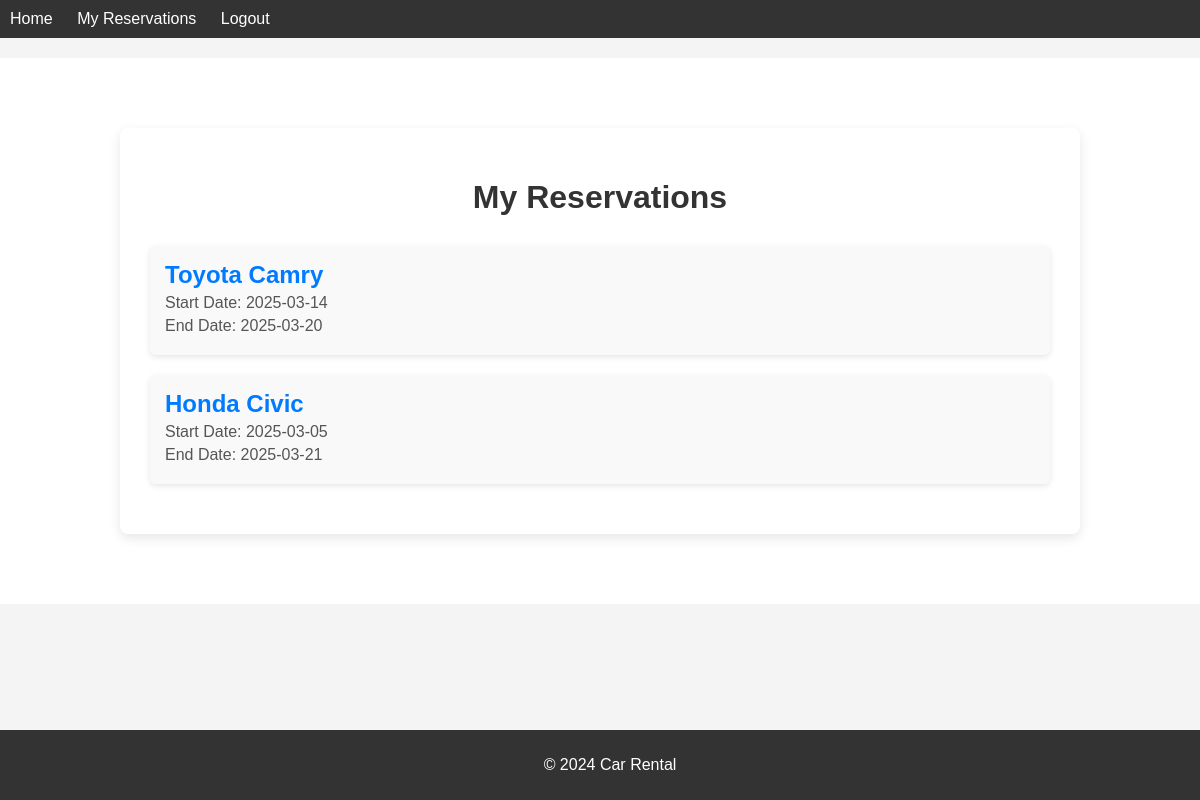
/reservations (signed in), run on the app's committed database.
### tables this page shows
CREATE TABLE reservations (
            id INTEGER PRIMARY KEY AUTOINCREMENT,
            user_id INTEGER NOT NULL,
            car_id INTEGER NOT NULL,
            start_date TEXT NOT NULL,
            end_date TEXT NOT NULL,
            FOREIGN KEY (user_id) REFERENCES users(id) ON DELETE CASCADE,
            FOREIGN KEY (car_id) REFERENCES cars(id) ON DELETE CASCADE
        );

CREATE TABLE cars (
            id INTEGER PRIMARY KEY AUTOINCREMENT,
            brand TEXT NOT NULL,
            model TEXT NOT NULL,
            space TEXT,
            speed TEXT,
            color TEXT,
            image TEXT,
            available INTEGER DEFAULT 1,
            price REAL NOT NULL
        );

### routes/routes.py (the view)
@routes.route("/reservations")
@login_required
def user_reservations():
    user_id = session["user_id"]
    conn = get_db_connection()
    reservations = conn.execute("""
        SELECT cars.brand, cars.model, reservations.start_date, reservations.end_date
        FROM reservations
        JOIN cars ON reservations.car_id = cars.id
        WHERE reservations.user_id = ?
    """, (user_id,)).fetchall()
    conn.close()
    return render_template("user_reservations.html", reservations=reservations)

### models/models.py (called while the page is built)
def get_db_connection():
    conn = sqlite3.connect(Config.DATABASE_PATH)
    conn.row_factory = sqlite3.Row
    return conn

### routes/routes.py (called while the page is built)
def login_required(f):
    @wraps(f)
    def decorated_function(*args, **kwargs):
        if session.get("user_id") is None:
            return redirect(url_for("routes.login"))
        return f(*args, **kwargs)
    return decorated_function

### templates/user_reservations.html (shortened to what this page needs)
{% extends "base.html" %}
{% block content %}
    <link rel="stylesheet" href="{{ url_for('static', filename='css/user_reservations.css') }}">
    <div class="reservations-container">
        <h1>My Reservations</h1>
        {% if reservations %}
            <ul class="reservations-list">
                {% for reservation in reservations %}
                    <li class="reservation-item">
                        <div class="reservation-details">
                            <h2>{{ reservation.brand }} {{ reservation.model }}</h2>
                            <p>Start Date: {{ reservation.start_date }}</p>
                            <p>End Date: {{ reservation.end_date }}</p>
                        </div>
                    </li>
                {% endfor %}
            </ul>
        {% else %}
            <p class="no-reservations">You have no reservations.</p>
        {% endif %}
    </div>
{% endblock %}

### static/css/style.css (style rules this page uses)
body { font-family: Arial, sans-serif; background-color: #f4f4f4; margin: 0; padding: 0; }

### static/css/index.css (style rules this page uses)
body { font-family: 'Arial', sans-serif; background-color: #f4f4f4; margin: 0; padding: 0; }

### static/css/login.css (style rules this page uses)
body { font-family: 'Arial', sans-serif; background-color: #f1f1f1; margin: 0; padding: 0; }

### static/css/register.css (style rules this page uses)
body { font-family: 'Arial', sans-serif; background-color: #f1f1f1; margin: 0; padding: 0; }

### static/css/user_reservations.css (style rules this page uses)
body { font-family: 'Arial', sans-serif; background-color: #f4f4f4; margin: 0; padding: 0; }
.reservations-container { width: 100%; max-width: 900px; margin: 50px auto; padding: 30px; background-color: #fff; border-radius: 8px; box-shadow: 0 4px 12px rgba(0, 0, 0, 0.1); }
.reservations-container h1 { text-align: center; font-size: 2rem; color: #333; margin-bottom: 30px; }
.reservations-list { list-style-type: none; padding: 0; }
.reservation-item { margin-bottom: 20px; padding: 15px; background-color: #f9f9f9; border-radius: 6px; box-shadow: 0 2px 6px rgba(0, 0, 0, 0.1); }
.reservation-details h2 { font-size: 1.5rem; color: #007BFF; margin: 0; }
.reservation-details p { font-size: 1rem; color: #555; margin: 5px 0; }

### static/css/car_details.css (style rules this page uses)
body { font-family: 'Arial', sans-serif; background-color: #f4f4f4; margin: 0; padding: 0; }

### data on the page
reservations: brand "Toyota", model "Camry", start_date "2025-03-14", end_date "2025-03-20"
reservations: brand "Honda", model "Civic", start_date "2025-03-05", end_date "2025-03-21"
